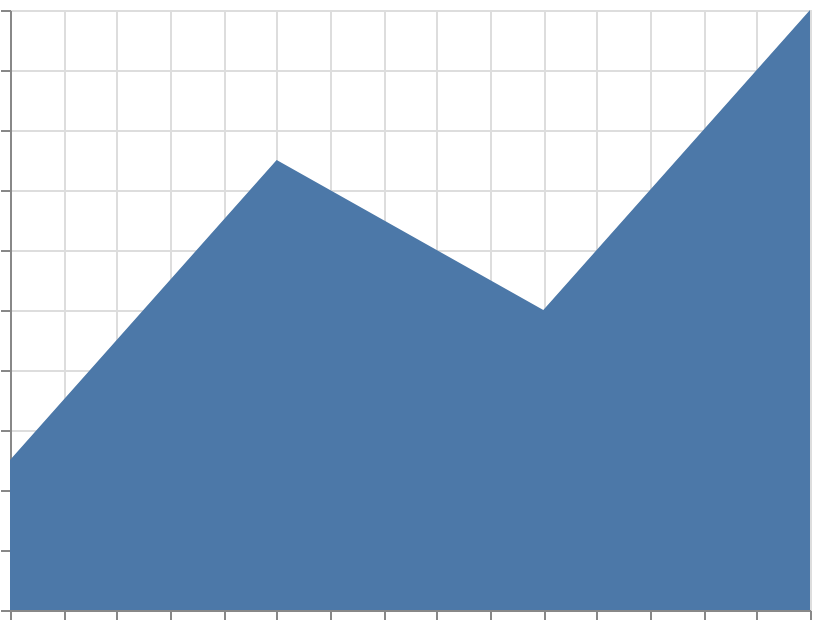

Vega-Lite specification for this chart:
### Vega-Lite specification from a JSON file in a GitHub repository (floating-point values rounded to 4 significant figures)
{"$schema": "https://vega.github.io/schema/vega-lite/v6.json", "width": 400, "height": 300, "padding": 5, "autosize": "none", "data": {"name": "table", "values": [{"x": 0, "y": 5}, {"x": 1, "y": 15}, {"x": 2, "y": 10}, {"x": 3, "y": 20}]}, "mark": "area", "encoding": {"x": {"field": "x", "type": "quantitative", "axis": {"labels": false, "title": null}}, "y": {"field": "y", "type": "quantitative", "axis": {"labels": false, "title": null}}}}
